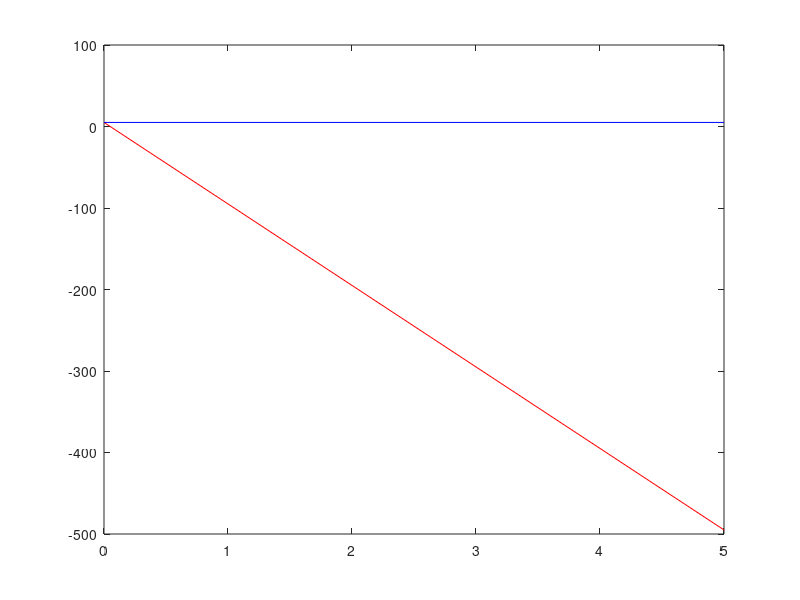

Reproduce this figure in MATLAB.
%spencer krum
%ph 322 1_6.m

%population growth
%dN/dt = a * N - b*(N**2)
clear
close all

TF = input('You want defaults? y/n : ', 's')
if strcmpi(TF, 'y')
    dt = .001
    a = 10;
    b = 3;
    N(1) = 100;
    t1 = 0;
    t2 = 1;
else
    t1 = 0;
    dt = input('Please enter your delta-t value: ')
    t2 = input('Please enter your t-final value: ')
    a = input('Please enter your a value: ')
    b = input('Please enter your b value: ')
    N(1) = input('Please enter your starting population value: ')
end

%setup time domain
%dt = 1e-4;
%t1 = 0;
%t2 = 5;
t = t1:dt:t2;

%a = 10;
%b = 0;
%N(1) = 10;
%N(1) = 1000;

%a = 10;
%b = 3;
%N(1) = 10;

%a = 10;
%b = 3;
%N(1) = 100;

%a = 10;
%b = 0.01;
%N(1) = 1000;
A(1) = N(1);

%math motels mech vibration and pop dynamics by richard hoberman

for k=1:length(t)-1,
    A(k+1) = (a * (N(1)  / (a - b*N(1) + b * N(1) * exp(a * t(k)))) * exp(a * t(k)));
    N(k+1) = N(k) + ((a * N(k)) - (b * (N(k)^2)))*dt;
    fprintf('T:\t%f\tN:\t%fA:\t%f\n', t(k), N(k), A(k))
end

plot(t,N, 'r', t, A, 'b')
%semilogy(t,N, 'r')
pause()
